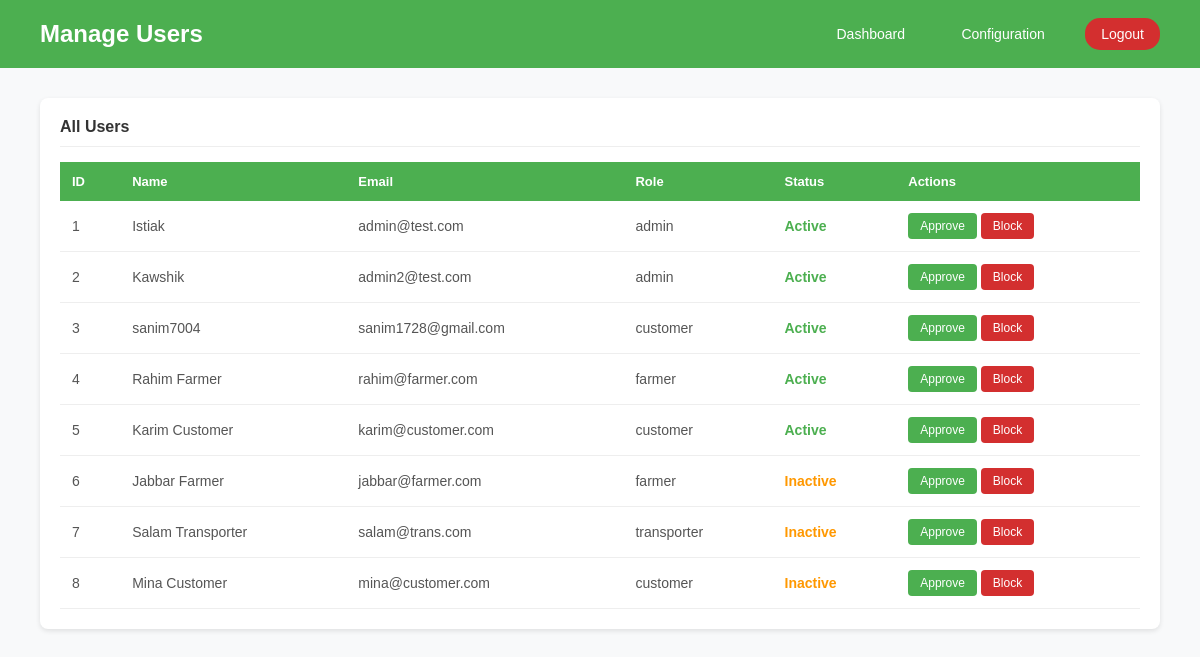
The page /Controller/admin/manageUsersController.php (signed in) on the database its author committed.
### tables this page shows
CREATE TABLE `users` (
  `id` int(10) NOT NULL,
  `name` varchar(100) NOT NULL,
  `email` varchar(100) NOT NULL,
  `password` varchar(300) NOT NULL,
  `phone` int(11) NOT NULL,
  `role` enum('admin','farmer','customer','transporter') NOT NULL,
  `status` int(1) NOT NULL,
  `created_at` datetime DEFAULT current_timestamp(),
  `profile_image` varchar(255) DEFAULT NULL,
  `address` varchar(500) DEFAULT NULL
);

### Controller/admin/manageUsersController.php (called while the page is built, shortened)
<?php
require_once __DIR__ . "/../../Model/admin/adminModel.php";
$users = getAllUsers();
require_once __DIR__ . "/../../View/admin/manageUsers.php";

### Model/admin/adminModel.php (called while the page is built, shortened)
<?php
function getAllUsers()
{
    $conn = dbConnect();
    return mysqli_query($conn, "SELECT * FROM users");
}

### View/admin/manageUsers.php (the view, shortened to what this page needs)
<!DOCTYPE html>
<html>
<head>
    <link rel="stylesheet" href="../../View/admin/css/adminDashBoard.css">
</head>
<body>
    <div class="header">
        <h2>Manage Users</h2>
        <div class="header-links">
            <a href="../../Controller/admin/adminDashboardController.php">Dashboard</a>
            <a href="../../Controller/admin/configController.php">Configuration</a>
            <a href="../../Controller/AuthControl/logoutController.php" class="logout">Logout</a>
        </div>
    </div>
    <div class="main-content">
        <div class="section">
            <h3>All Users</h3>
            <table>
                <tr>
                    <th>ID</th>
                    <th>Name</th>
                    <th>Email</th>
                    <th>Role</th>
                    <th>Status</th>
                    <th>Actions</th>
                </tr>
                <?php
                if ($users && mysqli_num_rows($users) > 0) {
                    while ($user = mysqli_fetch_assoc($users)) {
                        $statusClass = ($user['status'] == 1) ? "status-active" : "status-pending";
                        $statusText = ($user['status'] == 1) ? "Active" : "Inactive";
                        echo "<tr>
                            <td>{$user['id']}</td>
                            <td>{$user['name']}</td>
                            <td>{$user['email']}</td>
                            <td>{$user['role']}</td>
                            <td class='{$statusClass}'>{$statusText}</td>
                            <td>
                                <button class='btn-approve' onclick=\"updateStatus({$user['id']}, 'approve')\">Approve</button>
                                <button onclick=\"updateStatus({$user['id']}, 'block')\">Block</button>
                            </td>
                        </tr>";
                    }
                } else {
                    echo "<tr><td colspan='6'>No users found</td></tr>";
                }
                ?>
            </table>
        </div>
    </div>
</body>
</html>

### View/admin/css/adminDashBoard.css (style rules this page uses)
* { margin: 0; padding: 0; box-sizing: border-box; }
body { font-family: Arial, sans-serif; background-color: #f8f9fa; min-height: 100vh; }
.header { background-color: #4CAF50; color: white; padding: 20px 40px; display: flex; justify-content: space-between; align-items: center; }
.header h2 { font-size: 24px; margin: 0; }
.header-links a { color: white; text-decoration: none; margin-left: 20px; padding: 8px 16px; border-radius: 4px; font-size: 14px; }
.header-links a.logout { background-color: #d32f2f; border-radius: 15px; }
.main-content { padding: 30px 40px; max-width: 1200px; margin: 0 auto; }
.section { background: white; border-radius: 8px; padding: 20px; margin-bottom: 20px; box-shadow: 0 2px 5px rgba(0,0,0,0.1); }
.section h3 { color: #333; font-size: 16px; margin-bottom: 15px; padding-bottom: 10px; border-bottom: 1px solid #eee; }
table { width: 100%; border-collapse: collapse; }
th { background-color: #4CAF50; color: white; padding: 12px; text-align: left; font-size: 13px; }
td { padding: 12px; border-bottom: 1px solid #eee; font-size: 14px; color: #555; }
.status-active { color: #4CAF50; font-weight: bold; }
.status-pending { color: #ff9800; font-weight: bold; }
button { background-color: #d32f2f; color: white; border: none; padding: 6px 12px; border-radius: 4px; cursor: pointer; font-size: 12px; }
.btn-approve { background-color: #4CAF50; }

### rows shown on the page
users: id "1", name "Istiak", email "admin@test.com", role "admin", status "Active"
users: id "2", name "Kawshik", email "admin2@test.com", role "admin", status "Active"
users: id "3", name "sanim7004", email "sanim1728@gmail.com", role "customer", status "Active"
users: id "4", name "Rahim Farmer", email "rahim@farmer.com", role "farmer", status "Active"
users: id "5", name "Karim Customer", email "karim@customer.com", role "customer", status "Active"
users: id "6", name "Jabbar Farmer", email "jabbar@farmer.com", role "farmer", status "Inactive"
users: id "7", name "Salam Transporter", email "salam@trans.com", role "transporter", status "Inactive"
users: id "8", name "Mina Customer", email "mina@customer.com", role "customer", status "Inactive"
